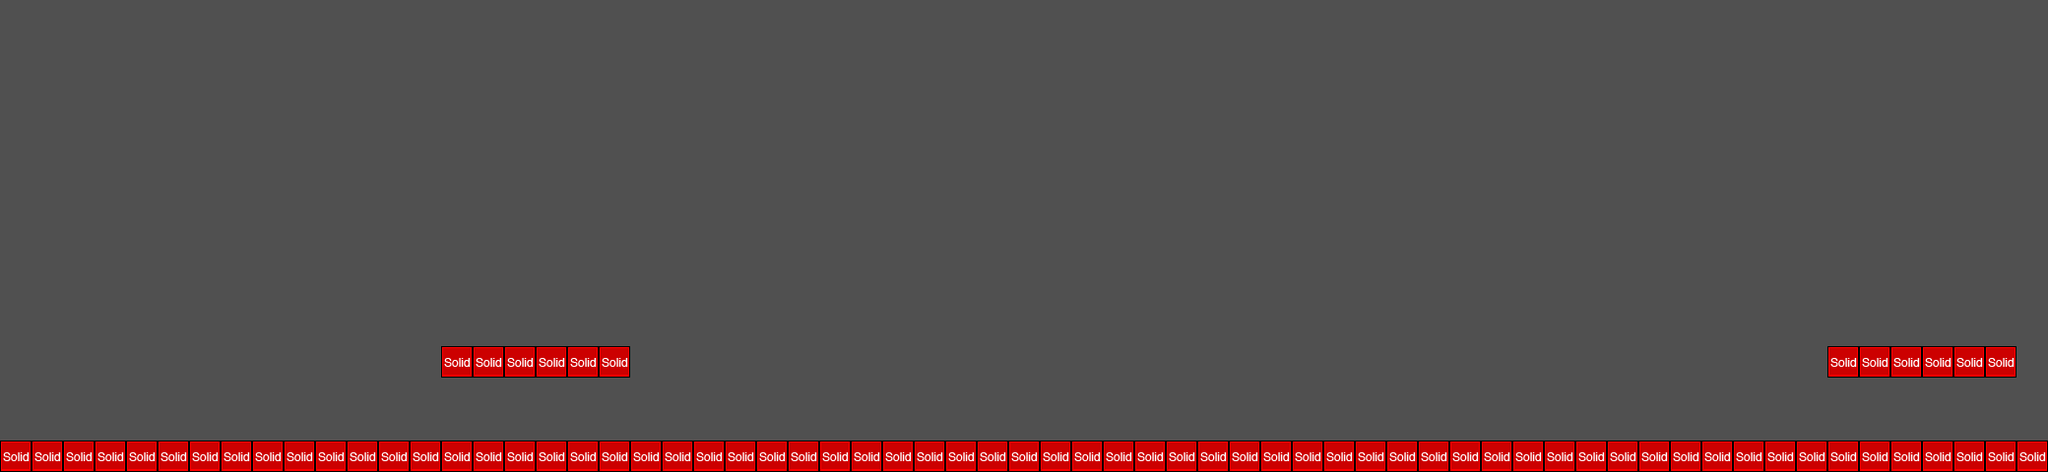

The image is a tile-based game level rendered from a .tmx file. Its description and source (layers, tilesets, objects; grid data summarised) follow:
An orthogonal 65x15 tile map with 32x32 px tiles, 2 tile layers (ground, collision), 2 tilesets.

<map version="1.0" orientation="orthogonal" width="65" height="15" tilewidth="32" tileheight="32" backgroundcolor="#505050">
 <tileset firstgid="1" name="zombie_tileset" tilewidth="32" tileheight="32">
  <image source="zombie_tileset.png" width="186" height="186" />
 </tileset>
 <tileset firstgid="26" name="metatiles32x32" tilewidth="32" tileheight="32">
  <image source="metatiles32x32.png" width="160" height="32" />
  <tile id="0">
   <properties>
    <property name="type" value="solid" />
   </properties>
  </tile>
 </tileset>
 <layer name="ground" width="65" height="15">
  <data>[975 cells, 77 non-empty, 1 distinct tile ids]</data>
 </layer>
 <layer name="collision" width="65" height="15">
  <data>[975 cells, 77 non-empty, 1 distinct tile ids]</data>
 </layer>
</map>
